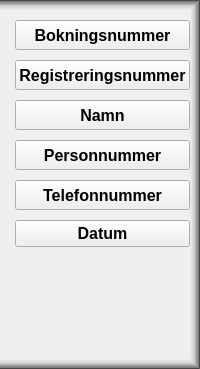
            <widget class="QFrame" name="frameP2Buttonbox">
             <property name="minimumSize">
              <size>
               <width>180</width>
               <height>0</height>
              </size>
             </property>
             <property name="styleSheet">
              <string notr="true">QFrame {
border-top: 10px solid qlineargradient(spread:pad, x1:1, y1:1, x2:1, y2:0, stop:0 rgba(0, 0, 0, 0), stop:0.402844 rgba(0, 0, 0, 31), stop:0.635071 rgba(0, 0, 0, 80), stop:0.763033 rgba(0, 0, 0, 107), stop:0.890995 rgba(0, 0, 0, 125), stop:1 rgba(0, 0, 0, 226));
border-right: 10px solid qlineargradient(spread:pad, x1:0, y1:0, x2:1, y2:0, stop:0 rgba(0, 0, 0, 0), stop:0.402844 rgba(0, 0, 0, 31), stop:0.635071 rgba(0, 0, 0, 80), stop:0.763033 rgba(0, 0, 0, 107), stop:0.890995 rgba(0, 0, 0, 125), stop:1 rgba(0, 0, 0, 226));
border-bottom: 10px solid qlineargradient(spread:pad, x1:0, y1:0, x2:0, y2:1, stop:0 rgba(0, 0, 0, 0), stop:0.402844 rgba(0, 0, 0, 31), stop:0.635071 rgba(0, 0, 0, 80), stop:0.763033 rgba(0, 0, 0, 107), stop:0.890995 rgba(0, 0, 0, 125), stop:1 rgba(0, 0, 0, 226));
 }</string>
             </property>
             <property name="frameShape">
              <enum>QFrame::NoFrame</enum>
             </property>
             <property name="frameShadow">
              <enum>QFrame::Raised</enum>
             </property>
             <layout class="QVBoxLayout" name="verticalLayout_10">
              <property name="spacing">
               <number>10</number>
              </property>
              <property name="leftMargin">
               <number>15</number>
              </property>
              <property name="topMargin">
               <number>10</number>
              </property>
              <property name="rightMargin">
               <number>0</number>
              </property>
              <property name="bottomMargin">
               <number>0</number>
              </property>
              <item>
               <widget class="QPushButton" name="pushButtonP2bok_nr">
                <property name="minimumSize">
                 <size>
                  <width>80</width>
                  <height>30</height>
                 </size>
                </property>
                <property name="font">
                 <font>
                  <pointsize>12</pointsize>
                  <weight>75</weight>
                  <italic>false</italic>
                  <bold>true</bold>
                 </font>
                </property>
                <property name="focusPolicy">
                 <enum>Qt::NoFocus</enum>
                </property>
                <property name="text">
                 <string>Bokningsnummer</string>
                </property>
               </widget>
              </item>
              <item>
               <widget class="QPushButton" name="pushButtonP2reg_nr">
                <property name="minimumSize">
                 <size>
                  <width>80</width>
                  <height>30</height>
                 </size>
                </property>
                <property name="font">
                 <font>
                  <pointsize>12</pointsize>
                  <weight>75</weight>
                  <italic>false</italic>
                  <bold>true</bold>
                 </font>
                </property>
                <property name="focusPolicy">
                 <enum>Qt::NoFocus</enum>
                </property>
                <property name="text">
                 <string>Registreringsnummer</string>
                </property>
               </widget>
              </item>
              <item>
               <widget class="QPushButton" name="pushButtonP2name">
                <property name="minimumSize">
                 <size>
                  <width>80</width>
                  <height>30</height>
                 </size>
                </property>
                <property name="font">
                 <font>
                  <pointsize>12</pointsize>
                  <weight>75</weight>
                  <italic>false</italic>
                  <bold>true</bold>
                 </font>
                </property>
                <property name="focusPolicy">
                 <enum>Qt::NoFocus</enum>
                </property>
                <property name="text">
                 <string>Namn</string>
                </property>
               </widget>
              </item>
              <item>
               <widget class="QPushButton" name="pushButtonP2per_nr">
                <property name="minimumSize">
                 <size>
                  <width>80</width>
                  <height>30</height>
                 </size>
                </property>
                <property name="font">
                 <font>
                  <pointsize>12</pointsize>
                  <weight>75</weight>
                  <italic>false</italic>
                  <bold>true</bold>
                 </font>
                </property>
                <property name="focusPolicy">
                 <enum>Qt::NoFocus</enum>
                </property>
                <property name="text">
                 <string>Personnummer</string>
                </property>
               </widget>
              </item>
              <item>
               <widget class="QPushButton" name="pushButtonP2phone_nr">
                <property name="minimumSize">
                 <size>
                  <width>80</width>
                  <height>30</height>
                 </size>
                </property>
                <property name="font">
                 <font>
                  <pointsize>12</pointsize>
                  <weight>75</weight>
                  <italic>false</italic>
                  <bold>true</bold>
                 </font>
                </property>
                <property name="focusPolicy">
                 <enum>Qt::NoFocus</enum>
                </property>
                <property name="text">
                 <string>Telefonnummer</string>
                </property>
               </widget>
              </item>
              <item>
               <widget class="QPushButton" name="pushButtonP2date">
                <property name="font">
                 <font>
                  <pointsize>12</pointsize>
                  <weight>75</weight>
                  <italic>false</italic>
                  <bold>true</bold>
                 </font>
                </property>
                <property name="focusPolicy">
                 <enum>Qt::NoFocus</enum>
                </property>
                <property name="text">
                 <string>Datum</string>
                </property>
               </widget>
              </item>
              <item>
               <spacer name="verticalSpacer_8">
                <property name="orientation">
                 <enum>Qt::Vertical</enum>
                </property>
                <property name="sizeHint" stdset="0">
                 <size>
                  <width>20</width>
                  <height>112</height>
                 </size>
                </property>
               </spacer>
              </item>
             </layout>
            </widget>
